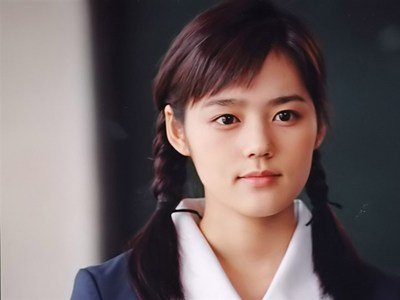
#> input picture 第一次作业2017012010潘保恒/人脸图像.jpg, 400 x 300 px
$ jupyter execute '数字图像第一次作业.ipynb'
#> lines starting #> are read from the running program, lines starting #| are printed output that depends on the picture
[cell 1]
import numpy as np
from PIL import Image
import matplotlib.pyplot as plt

[cell 2]
# 1-1.图像数据的读取
img = Image.open('人脸图像.jpg')
#> img is the input picture: PIL image 400x300 RGB; mean R, G, B 112.1, 98.2, 98.7

[cell 3]
# 1-2.Save the image with a different name
img.save('new_人脸图像.jpg')

[cell 4]
# 1-3.可视化、图像数据信息的获取
img.show()
print('1--原始图像信息：', img.info)
#| 1--原始图像信息： {'jfif': 257, 'jfif_version': (1, 1), 'dpi': (96, 96), 'jfif_unit': 1, 'jfif_density': (96, 96), 'progressive': 1, 'progression': 1}

[cell 5]
#2-1.Convert the image to grayscale、可视化、信息获取
gray_image = img.convert("L")
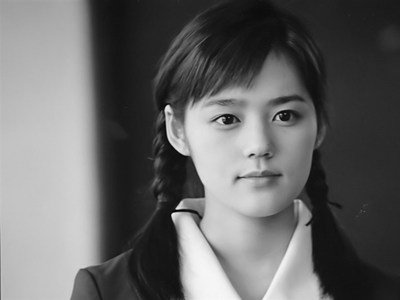
#> gray_image: PIL image 400x300 L; min 2, max 248, mean 102.4
gray_image.show()
print('2--转化后的图像信息：', gray_image.info)
#| 2--转化后的图像信息： {'jfif': 257, 'jfif_version': (1, 1), 'dpi': (96, 96), 'jfif_unit': 1, 'jfif_density': (96, 96), 'progressive': 1, 'progression': 1}

[cell 6]
# 3. Create a dimension tuple
dim = (100, 100, 400, 400)
crop_img = img.crop(dim)
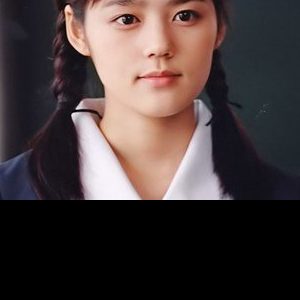
#> crop_img: PIL image 300x300 RGB; mean R, G, B 71.2, 59.2, 58.7
crop_img.show()

[cell 7]
# 4.Rotate the image by 90 degress anti-clockwise
# 4-1.方式1.
rotated_img1 = img.rotate(90)
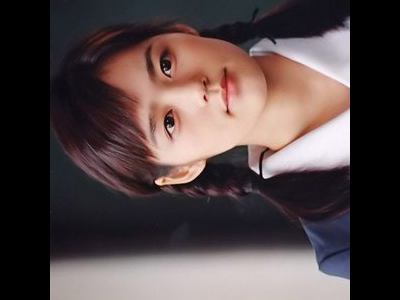
#> rotated_img1: PIL image 400x300 RGB; mean R, G, B 83.6, 70.3, 70.4
rotated_img1.show()

[cell 8]
# 4-2.方式2.
rotated_img2 = img.rotate(90,resample=Image.BICUBIC,expand=1)
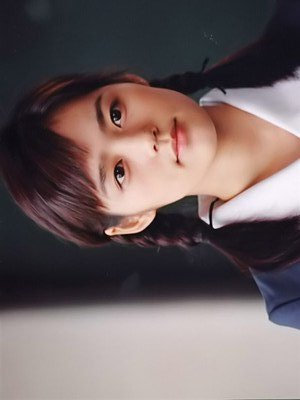
#> rotated_img2: PIL image 300x400 RGB; mean R, G, B 112.1, 98.2, 98.7
rotated_img2.show()

[cell 9]
# 5.灰度图像的亮度增强,注意函数的增强系数2,0.5
from PIL import ImageEnhance
enchancer = ImageEnhance.Brightness(gray_image)
bright_img = enchancer.enhance(2)
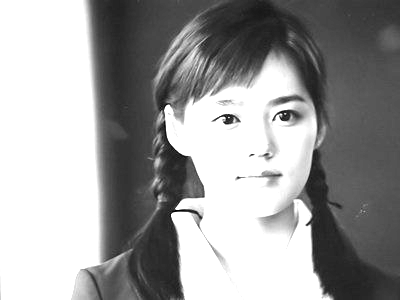
#> bright_img: PIL image 400x300 L; min 4, max 255, mean 156.8
bright_img.show()

bright_img = enchancer.enhance(0.5)
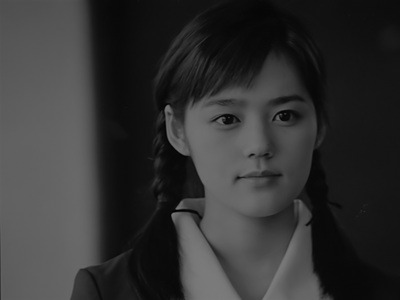
#> bright_img: PIL image 400x300 L; min 1, max 124, mean 51
bright_img.show()

[cell 10]
# 7.Resize the image,注意不同的处理方式
resize_img1 = img.resize((300, 300))
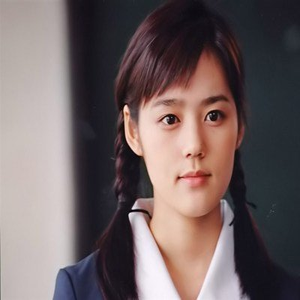
#> resize_img1: PIL image 300x300 RGB; mean R, G, B 112.1, 98.2, 98.7
resize_img1.show()

resize_img2 = img.resize((300, 300),resample = Image.BICUBIC)
resize_img2.show()
print('3--image size after resizing：', resize_img2.size)
#| 3--image size after resizing： (300, 300)
